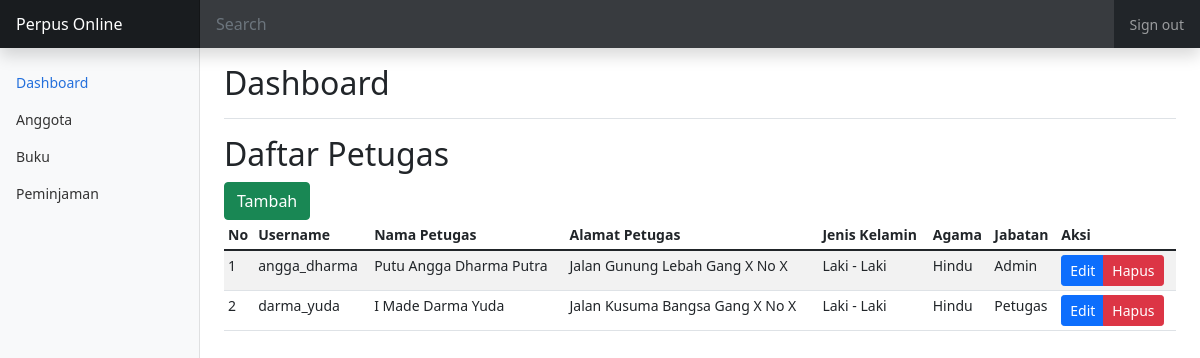
Page /dashboard.php (signed in) on the committed database.
### tables this page shows
CREATE TABLE IF NOT EXISTS `petugas` (
  `id_petugas` int(11) NOT NULL AUTO_INCREMENT,
  `username` varchar(50) DEFAULT NULL,
  `password` varchar(50) DEFAULT NULL,
  `nama_petugas` char(50) DEFAULT NULL,
  `alamat_petugas` varchar(50) DEFAULT NULL,
  `jenis_kelamin` varchar(50) DEFAULT NULL,
  `agama` char(50) DEFAULT NULL,
  `jabatan` char(50) DEFAULT NULL,
  PRIMARY KEY (`id_petugas`)
);

### dashboard.php (the view, shortened to what this page needs)
<!doctype html>
<html lang="en">
  <head>
    <link href="https://cdn.jsdelivr.net/npm/bootstrap@5.1.3/dist/css/bootstrap.min.css" rel="stylesheet">
    <link href="assets/css/dashboard.css" rel="stylesheet">
  </head>
  <body>
  <?php
    require_once "assets/functions/connection.php";
  ?>
<header class="navbar navbar-dark sticky-top bg-dark flex-md-nowrap p-0 shadow">
  <a class="navbar-brand col-md-3 col-lg-2 me-0 px-3" href="dashboard.php">Perpus Online</a>
  <input class="form-control form-control-dark w-100" type="text" placeholder="Search" aria-label="Search">
  <div class="navbar-nav">
    <div class="nav-item text-nowrap">
      <a class="nav-link px-3" href="assets/functions/logout.php">Sign out</a>
    </div>
  </div>
</header>
<div class="container-fluid">
  <div class="row">
    <nav id="sidebarMenu" class="col-md-3 col-lg-2 d-md-block bg-light sidebar collapse">
      <div class="position-sticky pt-3">
        <ul class="nav flex-column">
          <li class="nav-item">
            <a class="nav-link active" aria-current="page" href="dashboard.php">
              Dashboard
            </a>
          </li>
          <li class="nav-item">
            <a class="nav-link" href="anggota.php">
              Anggota
            </a>
          </li>
          <li class="nav-item">
            <a class="nav-link" href="buku.php">
              Buku
            </a>
          </li>
          <li class="nav-item">
            <a class="nav-link" href="peminjaman.php">
              Peminjaman
            </a>
          </li>
        </ul>
      </div>
    </nav>
    <main class="col-md-9 ms-sm-auto col-lg-10 px-md-4">
      <div class="d-flex justify-content-between flex-wrap flex-md-nowrap align-items-center pt-3 pb-2 mb-3 border-bottom">
      <h1 class="h2">Dashboard</h1>
      </div>
      <h2>Daftar Petugas</h2>
      <div class="table-responsive">
      <?php if ($_SESSION['jabatan'] == 'Admin'){?>
      <button type="button" class="btn btn-success"><a href="assets/functions/petugas/tambah_petugas.php" class="text-decoration-none text-white">Tambah</a></button>
      <?php } ?>
        <table class="table table-striped table-sm">
          <thead>
            <tr>
              <th scope="col">No</th>
              <th scope="col">Username</th>
              <th scope="col">Nama Petugas</th>
              <th scope="col">Alamat Petugas</th>
              <th scope="col">Jenis Kelamin</th>
              <th scope="col">Agama</th>
              <th scope="col">Jabatan</th>
              <?php if ($_SESSION['jabatan'] == 'Admin'){?>
              <th scope="col">Aksi</th>
              <?php }?>
            </tr>
          </thead>
          <tbody>
            <?php
              $i = 1;
              $sql = "SELECT * FROM petugas";
              $result = $conn->query($sql);
              if($result->num_rows > 0){
                while($row = $result->fetch_assoc()){
            ?>
            <tr>
              <td><?= $i++?></td>
              <td><?= $row['username']?></td>
              <td><?= $row['nama_petugas']?></td>
              <td><?= $row['alamat_petugas']?></td>
              <td><?= $row['jenis_kelamin']?></td>
              <td><?= $row['agama']?></td>
              <td><?= $row['jabatan']?></td>
              <?php if ($_SESSION['jabatan'] == 'Admin'){?>
              <td><div class="btn-group">
              <button type="button" class="btn btn-sm btn-primary"><a href="assets/functions/petugas/edit_petugas.php?id=<?=$row['id_petugas']?>" class="text-decoration-none text-white">Edit</a></button>
              <button type="button" class="btn btn-sm btn-danger"><a href="assets/functions/petugas/hapus_petugas.php?id=<?=$row['id_petugas']?>" class="text-decoration-none text-white">Hapus</a></button>
              </div></td>
              <?php }?>
            </tr>
            <?php } ?>
            <?php } ?>
          </tbody>
        </table>
      </div>
    </main>
  </div>
</div>
  </body>
</html>

### assets/css/dashboard.css (style rules this page uses)
body { font-size: .875rem; }
.sidebar { position: fixed; top: 0; bottom: 0; left: 0; z-index: 100; padding: 48px 0 0; box-shadow: inset -1px 0 0 rgba(0, 0, 0, .1); }
.sidebar .nav-link { font-weight: 500; color: #333; }
.sidebar .nav-link.active { color: #2470dc; }
.navbar-brand { padding-top: .75rem; padding-bottom: .75rem; font-size: 1rem; background-color: rgba(0, 0, 0, .25); box-shadow: inset -1px 0 0 rgba(0, 0, 0, .25); }
.navbar .form-control { padding: .75rem 1rem; border-width: 0; border-radius: 0; }
.form-control-dark { color: #fff; background-color: rgba(255, 255, 255, .1); border-color: rgba(255, 255, 255, .1); }

### rows in the picture
petugas: username "angga_dharma", nama_petugas "Putu Angga Dharma Putra", alamat_petugas "Jalan Gunung Lebah Gang X No X", jenis_kelamin "Laki - Laki", agama "Hindu", jabatan "Admin"
petugas: username "darma_yuda", nama_petugas "I Made Darma Yuda", alamat_petugas "Jalan Kusuma Bangsa Gang X No X", jenis_kelamin "Laki - Laki", agama "Hindu", jabatan "Petugas"
